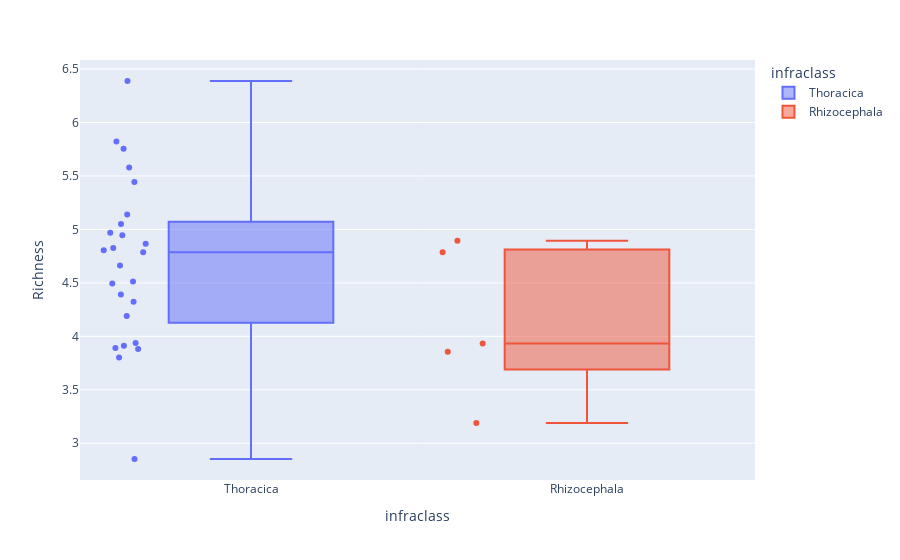

Notebook code for this chart:
### Code cell
fig = px.box(viromeDF, x='infraclass', y="Richness", color='infraclass', points='all',)
fig.show()

### Figure 1 — Plotly figure (JSON) as saved in the notebook; plotly's stock layout.template omitted (floating-point values rounded to 4 significant figures)
{"data": [{"alignmentgroup": "True", "boxpoints": "all", "hovertemplate": "infraclass=%{x}<br>Richness=%{y}<extra></extra>", "legendgroup": "Thoracica", "marker": {"color": "#636efa"}, "name": "Thoracica", "notched": false, "offsetgroup": "Thoracica", "orientation": "v", "showlegend": true, "type": "box", "x": ["Thoracica", "Thoracica", "Thoracica", "Thoracica", "Thoracica", "Thoracica", "Thoracica", "Thoracica", "Thoracica", "Thoracica", "Thoracica", "Thoracica", "Thoracica", "Thoracica", "Thoracica", "Thoracica", "Thoracica", "Thoracica", "Thoracica", "Thoracica", "Thoracica", "Thoracica", "Thoracica", "Thoracica", "Thoracica"], "x0": " ", "xaxis": "x", "y": [3.937, 4.805, 5.14, 3.881, 5.445, 3.801, 5.05, 5.822, 6.388, 5.755, 5.578, 4.513, 4.786, 4.19, 4.944, 3.892, 2.853, 4.323, 4.662, 4.494, 4.968, 4.826, 4.866, 3.912, 4.392], "y0": " ", "yaxis": "y"}, {"alignmentgroup": "True", "boxpoints": "all", "hovertemplate": "infraclass=%{x}<br>Richness=%{y}<extra></extra>", "legendgroup": "Rhizocephala", "marker": {"color": "#EF553B"}, "name": "Rhizocephala", "notched": false, "offsetgroup": "Rhizocephala", "orientation": "v", "showlegend": true, "type": "box", "x": ["Rhizocephala", "Rhizocephala", "Rhizocephala", "Rhizocephala", "Rhizocephala"], "x0": " ", "xaxis": "x", "y": [4.786, 3.857, 3.189, 4.893, 3.933], "y0": " ", "yaxis": "y"}], "layout": {"boxmode": "overlay", "legend": {"title": {"text": "infraclass"}, "tracegroupgap": 0}, "margin": {"t": 60}, "xaxis": {"anchor": "y", "categoryarray": ["Thoracica", "Rhizocephala", null], "categoryorder": "array", "domain": [0, 1], "title": {"text": "infraclass"}}, "yaxis": {"anchor": "x", "domain": [0, 1], "title": {"text": "Richness"}}}}
